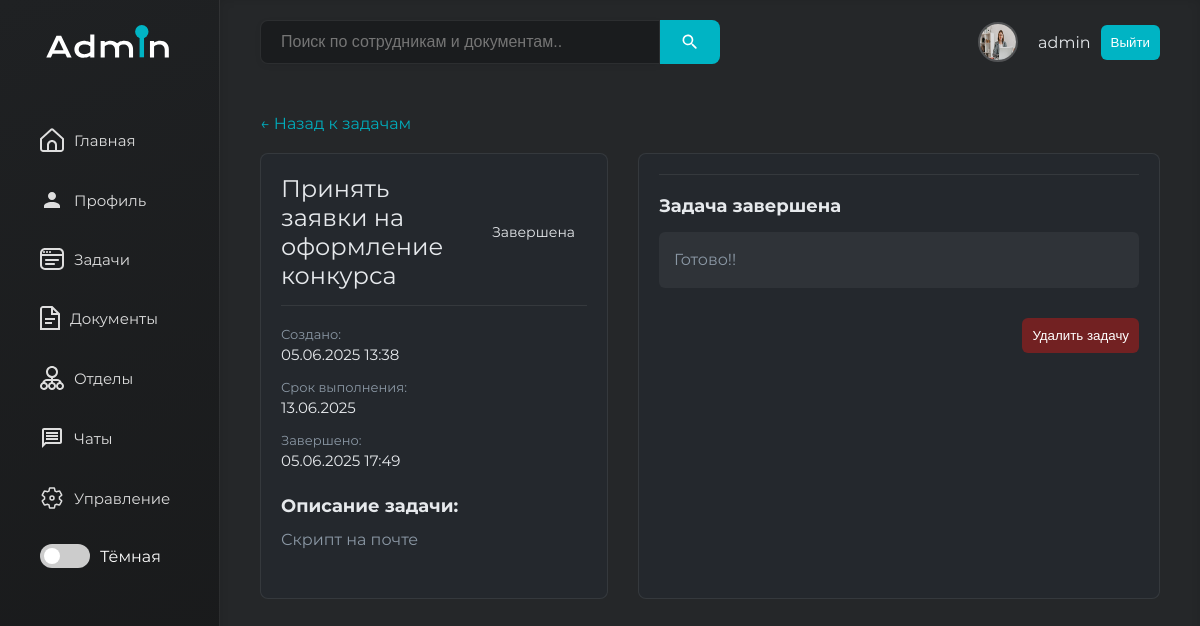
Page /task/27/ (signed in) on the committed database.
### www/models.py (models this page shows, shortened)
class User(AbstractUser):
    telephone = models.CharField(max_length=15)
    position = models.ForeignKey(
        Position,
        on_delete=models.SET_NULL,
        null=True,
        blank=True,
        verbose_name="Должность"
    )
    department = models.ForeignKey(
        Department,
        on_delete=models.SET_NULL,
        null=True,
        blank=True,
        verbose_name="Отдел"
    )
    avatar = models.ImageField(upload_to='avatars/', null=True, blank=True)
    first_name = models.CharField(max_length=150, verbose_name="Имя")
    last_name = models.CharField(max_length=150, verbose_name="Фамилия")
    role = models.ForeignKey(
        Role,
        on_delete=models.SET_NULL,
        null=True,
        blank=True,
        verbose_name="Роль"
    )

class Task(models.Model):
    STATUS_CHOICES = [
        ('new', 'Новая'),
        ('in_progress', 'В процессе'),
        ('completed', 'Завершена'),
    ]
    title = models.CharField(max_length=255)
    description = models.TextField()
    created_at = models.DateTimeField(auto_now_add=True)
    user = models.ForeignKey(User, on_delete=models.CASCADE, related_name="tasks")
    file_attachment = models.FileField(upload_to='task_files/', blank=True, null=True)
    status = models.CharField(
        max_length=20,
        choices=STATUS_CHOICES,
        default='new'
    )
    completed_comment = models.TextField(blank=True, null=True)
    due_date = models.DateField(null=True, blank=True)  # Добавлено поле даты
    completed_at = models.DateTimeField(null=True, blank=True)

### www/views.py (the view, shortened to what this page needs)
# urls.py: path('task/<int:pk>/', TaskDetailView.as_view(), name='task_detail'),
class TaskDetailView(LoginRequiredMixin, DetailView):
    model = Task
    template_name = 'task_detail.html'
    context_object_name = 'task'
    def get_context_data(self, **kwargs):
        context = super().get_context_data(**kwargs)
        context['form'] = TaskFileUploadForm()
        return context

### www/forms.py
class TaskFileUploadForm(forms.Form):
    file_attachment = forms.FileField(
        required=False,
        label='Прикрепить файл'
    )

### templates/task_detail.html (shortened to what this page needs)
{% extends 'base.html' %}
{% load static %}
{% block main %}
    <div class="document-container">
        <div class="back-link">
            <a href="{% url 'task' %}" class="back-to-tasks">← Назад к задачам</a>
        </div>
        <div class="task-detail-grid">
            <div class="task-info">
                <div class="task-header">
                    <h1 class="task-title">{{ task.title }}</h1>
                    <div class="task-status task-status-{{ task.status }}">
                        {{ task.get_status_display }}
                    </div>
                </div>
                <div class="task-meta">
                    <div class="meta-item">
                        <span class="meta-label">Создано:</span>
                        <span class="meta-value">{{ task.created_at|date:"d.m.Y H:i" }}</span>
                    </div>
                    {% if task.due_date %}
                        <div class="meta-item">
                            <span class="meta-label">Срок выполнения:</span>
                            <span class="meta-value">{{ task.due_date|date:"d.m.Y" }}</span>
                        </div>
                    {% endif %}
                    {% if task.completed_at %}
                        <div class="meta-item">
                            <span class="meta-label">Завершено:</span>
                            <span class="meta-value">{{ task.completed_at|date:"d.m.Y H:i" }}</span>
                        </div>
                    {% endif %}
                </div>
                <div class="task-description">
                    <h3>Описание задачи:</h3>
                    <p>{{ task.description }}</p>
                </div>
            </div>
            <div class="task-actions">
                {% if task.status == 'completed' or form %}
                    <div class="completion-section">
                        <h3>{% if task.status == 'completed' %}Задача завершена{% else %}Завершение задачи{% endif %}</h3>
                        {% if task.status == 'completed' %}
                            {% if task.completed_comment %}
                                <div class="comment-box">
                                    <p>{{ task.completed_comment }}</p>
                                </div>
                            {% endif %}
                        {% endif %}
                    </div>
                {% endif %}
                {% if task.status == 'completed' %}
                    <div class="delete-task">
                        <form method="post" action="{% url 'task_delete' task.pk %}"
                              onsubmit="return confirm('Вы уверены, что хотите удалить эту задачу? Это действие необратимо.');">
                            <button type="submit" style="background-color: rgba(155,29,29,0.66)">Удалить задачу</button>
                        </form>
                    </div>
                {% endif %}
            </div>
        </div>
    </div>
{% endblock %}

### templates/base.html (shortened to what this page needs)
{% load static %}
<!DOCTYPE html>
<html lang="en" data-theme="dark">
<head>
    <link rel="stylesheet" href="{% static 'css/dashboard.css' %}">
</head>
<body>
<div id="wrapper">
    <div id="sidebar" class="expanded">
        <div class="logo">
        </div>
        <ul class="nav">
            <li><a href="{% url 'main' %}">
                <span class="nav-text">Главная</span></a></li>
            {% if user.is_authenticated %}
                <li><a href="{% url  'profile' %}">
                    <svg style="margin-right: 10px" width="24" height="24" viewBox="0 0 24 24" fill="none"
                         xmlns="http://www.w3.org/2000/svg">
                        <path d="M12 4C9.79 4 8 5.79 8 8C8 10.21 9.79 12 12 12C14.21 12 16 10.21 16 8C16 5.79 14.21 4 12 4ZM12 14C7.58 14 4 15.79 4 18V20H20V18C20 15.79 16.42 14 12 14Z"
                              fill="#DEDEDE"/>
                    </svg>
                    <span class="nav-text">Профиль</span></a></li>
                <li><a href="{% url 'task' %}">
                    <span class="nav-text">Задачи</span></a></li>
                <li><a href="{% url 'documents' %}">
                    <span class="nav-text">Документы</span></a></li>
                <li><a href="{% url 'department_list' %}">
                    <span class="nav-text">Отделы</span></a></li>
                <li><a href="{% url 'chats' %}">
                    <svg style="margin-right: 10px" width="24" height="24" viewBox="0 0 24 24" fill="none"
                         xmlns="http://www.w3.org/2000/svg">
                        <path d="M20 2H4C2.9 2 2 2.9 2 4V22L6 18H20C21.1 18 22 17.1 22 16V4C22 2.9 21.1 2 20 2ZM20 16H5.17L4 17.17V4H20V16ZM6 12H18V14H6V12ZM6 9H18V11H6V9ZM6 6H18V8H6V6Z"
                              fill="#DEDEDE"/>
                    </svg>
                    <span class="nav-text">Чаты</span></a>
                </li>
                {% if request.user.is_superuser %}
                    <li><a href="{% url 'admin_panel' %}">
                        <span class="nav-text">Управление</span></a></li>
                {% endif %}
            {% endif %}
            <li>
                <div class="theme-switcher">
                    <label class="switch">
                        <span class="slider round"></span>
                    </label>
                    <span id="themeLabel">Тёмная</span>
                </div>
            </li>
        </ul>
    </div>
    <div id="main-content">
        <header>
            <form method="GET" action="{% url 'search' %}" class="search-form">
                <input type="text"
                       name="query"
                       placeholder="Поиск по сотрудникам и документам.."
                       value="{{ request.GET.query|default_if_none:'' }}">
                <button type="submit" class="search">
                </button>
            </form>
            <div class="profile">
                {% if user.avatar %}
                    <img src="{{ user.avatar.url }}" alt="Аватар" style="max-width: 150px; max-height: 150px;">
                {% else %}
                    <img src="{% static 'img/default-avatar.png' %}" alt="Аватар по умолчанию"
                         style="max-width: 150px; max-height: 150px;">
                {% endif %}
                {% if user.is_authenticated %}
                    {{ user.username }}
                {% else %}
                    Гость
                {% endif %}
                {% if user.is_authenticated %}
                    <button><a href="{% url 'logout' %}">Выйти</a></button>
                {% else %}
                    <button><a href="{% url 'login' %}">Войти</a></button>
                {% endif %}
            </div>
        </header>
        <section class="dashboard">
            {% block main %}
            {% endblock %}
        </section>
    </div>
</div>
</body>
</html>

### static/css/dashboard.css (style rules this page uses)
:root { --accent-color: #00B4C4; --bg-primary: #F5F5F5; --bg-secondary: #FFFFFF; --bg-sidebar: linear-gradient(160deg, #1f2123 0%, #18191a 100%); --border-color: #e0e0e0; --card-bg: #FFFFFF; --card-shadow: 0 2px 10px rgba(0, 0, 0, 0.05); --icon-filter: none; --sidebar-light-active: rgba(0, 180, 196, 0.25); --sidebar-light-bg: linear-gradient(160deg, #f5f7fa 0%, #00b4c4 100%); --sidebar-light-border: rgba(0, 0, 0, 0.08); --sidebar-light-hover: rgba(0, 180, 196, 0.15); --sidebar-light-text: #333; --text-primary: #333; --text-secondary: #555; }
[data-theme="dark"] { --bg-primary: #252729; --bg-secondary: #1A1C1E; --bg-sidebar: linear-gradient(160deg, #1f2123 0%, #18191a 100%); --border-color: rgba(255, 255, 255, 0.08); --card-bg: #1E2022; --card-shadow: 0 2px 10px rgba(0, 0, 0, 0.2); --icon-filter: invert(100%) sepia(0%) saturate(0%) hue-rotate(93deg) brightness(103%) contrast(103%); --text-primary: #DDDDDD; --text-secondary: #AAAAAA; }
* { margin: 0; padding: 0; box-sizing: border-box; }
h1, h2 { font-family: 'Montserrat'; font-weight: 400; }
body { font-family: 'Montserrat', sans-serif; font-weight: 400; background-color: var(--bg-primary); color: var(--text-primary); transition: background-color 0.3s ease, color 0.3s ease; }
button { background-color: var(--accent-color); padding: 10px; color: white; border: none; border-radius: 6px; cursor: pointer; }
a { text-decoration: none; color: white; }
#main-content { flex-grow: 1; background-color: var(--bg-primary); padding: 20px 40px; height: 100vh; overflow-y: auto; box-shadow: inset 0px 0px 10px rgba(0, 0, 0, 0.1); }
.search-form { display: flex; flex: 1; min-width: 200px; max-width: 100%; }
.search-form input[type="text"] { padding: 12px 20px; font-size: 16px; border: 1px solid var(--border-color); border-radius: 8px 0 0 8px; outline: none; transition: border-color 0.3s ease; background-color: var(--bg-secondary); color: var(--text-primary); width: 100%; max-width: 400px; box-shadow: 0 2px 6px rgba(0, 0, 0, 0.05); }
.search-form .search { background-color: var(--accent-color); border: none; border-radius: 0 8px 8px 0; padding: 0 20px; cursor: pointer; display: flex; align-items: center; justify-content: center; transition: background-color 0.3s ease; min-width: 50px; }
#sidebar, header, .profile, input { transition: all 0.4s cubic-bezier(0.4, 0, 0.2, 1); }
.dashboard { animation: cardEntrance 0.6s ease-out both; padding: 30px 0px; }
header { display: flex; justify-content: space-between; align-items: center; margin-bottom: 20px; }
header a { text-decoration: none; color: #ffffff; }
header input[type="text"] { width: 100%; padding: 10px 15px; max-width: 400px; font-size: 16px; border: 1px solid var(--border-color); border-radius: 15px; outline: none; transition: border-color 0.3s ease; background-color: var(--bg-secondary); color: var(--text-primary); }
header .profile { display: flex; align-items: center; color: var(--text-primary); gap: 10px; transition: all 0.3s ease; }
header .profile img { width: 40px; height: 40px; border-radius: 50%; margin-right: 10px; border: 2px solid rgba(255, 255, 255, 0.2); }
.theme-switcher { display: flex; align-items: center; gap: 10px; margin: 20px; }
.switch { position: relative; display: inline-block; width: 50px; height: 24px; }
.slider { position: absolute; cursor: pointer; top: 0; left: 0; right: 0; bottom: 0; background-color: #ccc; transition: .4s; }
.slider:before { position: absolute; content: ""; height: 16px; width: 16px; left: 4px; bottom: 4px; background-color: white; transition: .4s; }
.slider.round { border-radius: 24px; }
.slider.round:before { border-radius: 50%; }
#wrapper { display: flex; }
#sidebar { min-width: 220px; height: 100vh; background: var(--bg-sidebar); color: white; display: flex; flex-direction: column; transition: all 0.4s cubic-bezier(0.4, 0, 0.2, 1); border-right: 1px solid rgba(255, 255, 255, 0.08); overflow: hidden; padding: 25px 0; position: relative; }
#sidebar .logo { text-align: center; transition: opacity 0.3s ease, transform 0.3s ease; margin-bottom: 40px; }
#sidebar .nav li { padding: 0 20px; margin: 8px 0; position: relative; transition: all 0.3s cubic-bezier(0.4, 0, 0.2, 1); list-style: none; }
#sidebar .nav li a { display: flex; align-items: center; padding: 14px 20px; border-radius: 8px; color: rgba(255, 255, 255, 0.85); font-size: 15px; font-weight: 500; transition: all 0.3s ease; background: transparent; position: relative; overflow: hidden; }

### rows in the picture
User: avatar (picture), username "admin"
Task: title "Принять заявки на оформление конкурса", status "Завершена", created_at "05.06.2025 13:38", due_date "13.06.2025", completed_at "05.06.2025 17:49", description "Скрипт на почте", completed_comment "Готово!!"
